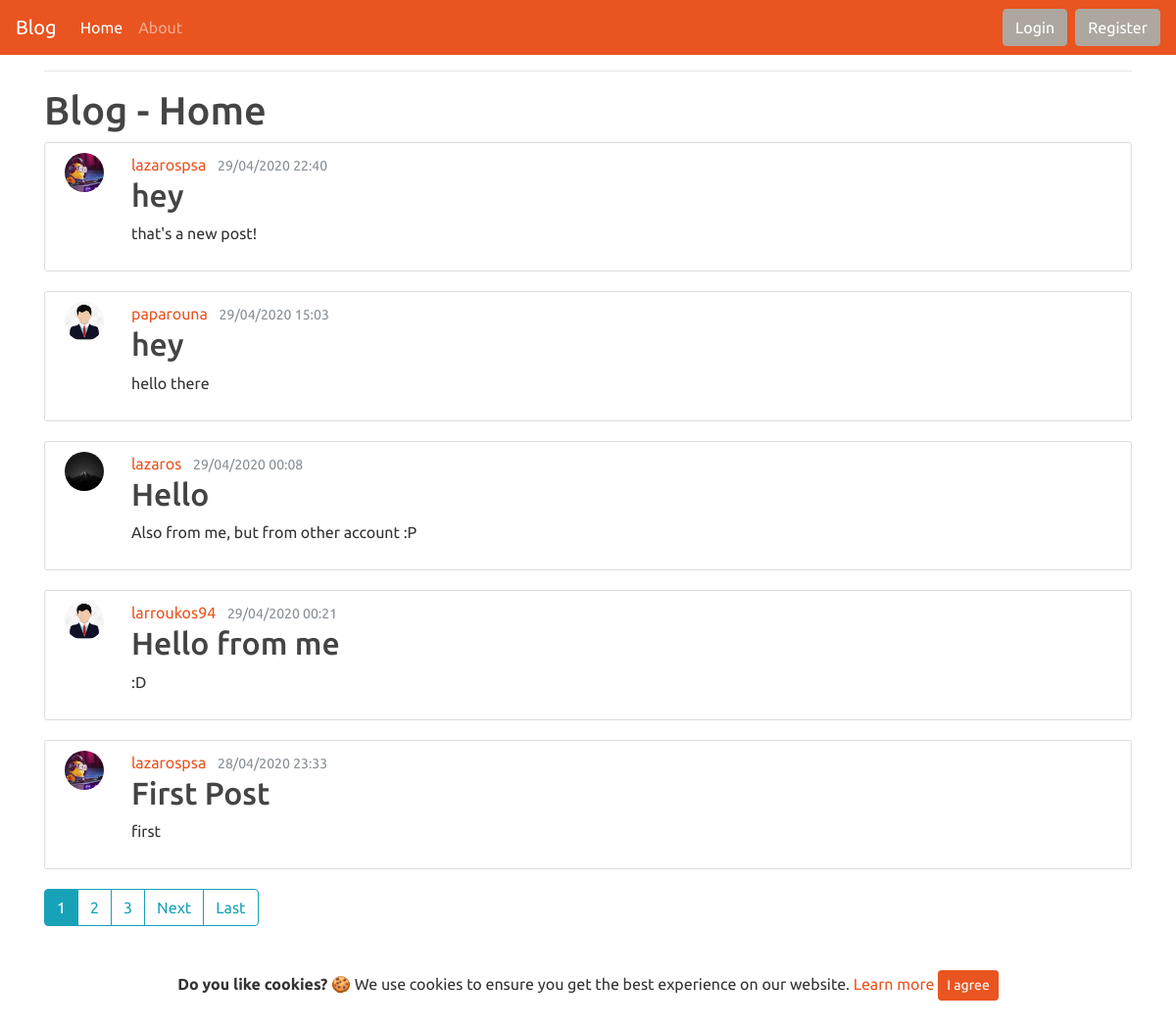
Screenshot of /blog/ with the database file from the repository.
### blog/models.py (models this page shows, shortened)
class Post(models.Model):
    title = models.CharField(max_length=50)
    content = models.TextField()
    date_posted = models.DateTimeField(default=timezone.now)
    author = models.ForeignKey(User, on_delete=models.CASCADE)

### users/models.py (models this page shows, shortened)
class Profile(models.Model):
    user = models.OneToOneField(User, on_delete=models.CASCADE) #vazoume to original model
    photoprofile = models.ImageField(default='default.jpg',upload_to='profile_pictures') #sthn metavlhth photoprofile orizoume default eikona thn default.jpg kai vazoume upload_to ton fakelo opou 9a apo9hkeuontai

### blog/views.py (the view)
# urls.py: path('', PostListView.as_view(), name='blog-home'), #apo views.home to alla3a se PostListView.as_view()
class PostListView(ListView):
    model = Post
    template_name = 'blog/home.html'
    context_object_name = 'posts'
    ordering = ['-date_posted'] # ta ta3inomei prwta einai auta p grapsame pio prosfata (automata me to onoma ordering)
    paginate_by = 5

### blog/templates/blog/home.html (shortened to what this page needs)
{% extends 'blog/base.html' %}
{% block content %}
    <h1>Blog - Home</h1>
    {% for post in posts %}
      <article class="media content-section">
        <a class="mr-2" href="{% url 'user-posts' post.author.username %}">
        <img style="height:40px;max-width:40px;margin-right: 20px;" class="rounded-circle account-img" src="{{ post.author.profile.photoprofile.url }}">
        </a>
        <div class="media-body">
              <div class="article-metadata">
                <a class="mr-2" href="{% url 'user-posts' post.author.username %}">{{ post.author }}</a>
                <small class="text-muted">{{ post.date_posted|date:"d/m/Y H:s" }}</small>
              </div>
              <h2><a class="article-title" href="{% url 'post-detail' post.id %}">{{ post.title }}</a></h2>
              <p class="article-content">{{ post.content }}</p>
            </div>
          </article>
    {% endfor %}
    <div class="btn-toolbar" role="toolbar" aria-label="Toolbar with button groups">
      <div class="btn-group mr-2" role="group" aria-label="First group">
    {% if is_paginated %}
      {% for num in page_obj.paginator.page_range %}
        {% if page_obj.number == num %}
          <a class="btn btn-info mb-4" href="?page={{ num }}">{{ num }}</a>
        {% elif num > page_obj.number|add:'-3' and num < page_obj.number|add:'3' %}
          <a class="btn btn-outline-info mb-4" href="?page={{ num }}">{{ num }}</a>
        {% endif %}
      {% endfor %}
        {% if page_obj.has_next %}
        <a class="btn btn-outline-info mb-4" href="?page={{ page_obj.next_page_number }}">Next</a>
        <a class="btn btn-outline-info mb-4" href="?page={{ page_obj.paginator.num_pages }}">Last</a>
        {% endif %}
    {% endif %}
    </div>
    </div>
{% endblock %}

### blog/static/blog/main.css (style rules this page uses)
body { background: #fafafa; color: #333333; margin-top: 5rem; }
h1, h2, h3, h4, h5, h6 { color: #444444; }
.content-section { background: #ffffff; padding: 10px 20px; border: 1px solid #dddddd; border-radius: 3px; margin-bottom: 20px; }
.article-title { color: #444444; }

### rows the page displays
Post: author.profile.photoprofile (picture), author "lazarospsa", date_posted "29/04/2020 22:40", title "hey", content "that's a new post!"
Post: author.profile.photoprofile (placeholder picture), author "paparouna", date_posted "29/04/2020 15:03", title "hey", content "hello there"
Post: author.profile.photoprofile (picture), author "lazaros", date_posted "29/04/2020 00:08", title "Hello", content "Also from me, but from other account :P"
Post: author.profile.photoprofile (placeholder picture), author "larroukos94", date_posted "29/04/2020 00:21", title "Hello from me", content ":D"
Post: author.profile.photoprofile (picture), author "lazarospsa", date_posted "28/04/2020 23:33", title "First Post", content "first"

### other values shown
{{ num }} "1"
{{ num }} "2" "3"
